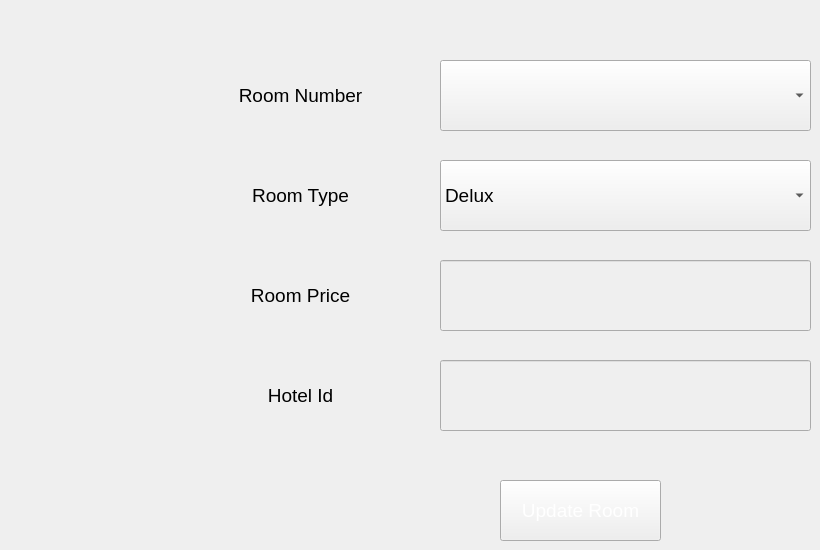
      <widget class="QWidget" name="tab_45">
       <attribute name="title">
        <string>Edit</string>
       </attribute>
       <widget class="QLabel" name="label_112">
        <property name="geometry">
         <rect>
          <x>210</x>
          <y>260</y>
          <width>181</width>
          <height>71</height>
         </rect>
        </property>
        <property name="font">
         <font>
          <pointsize>14</pointsize>
         </font>
        </property>
        <property name="text">
         <string>Room Price</string>
        </property>
        <property name="alignment">
         <set>Qt::AlignCenter</set>
        </property>
       </widget>
       <widget class="QLabel" name="label_113">
        <property name="geometry">
         <rect>
          <x>210</x>
          <y>60</y>
          <width>181</width>
          <height>71</height>
         </rect>
        </property>
        <property name="font">
         <font>
          <pointsize>14</pointsize>
         </font>
        </property>
        <property name="text">
         <string>Room Number</string>
        </property>
        <property name="alignment">
         <set>Qt::AlignCenter</set>
        </property>
       </widget>
       <widget class="QLabel" name="label_114">
        <property name="geometry">
         <rect>
          <x>210</x>
          <y>160</y>
          <width>181</width>
          <height>71</height>
         </rect>
        </property>
        <property name="font">
         <font>
          <pointsize>14</pointsize>
         </font>
        </property>
        <property name="text">
         <string>Room Type</string>
        </property>
        <property name="alignment">
         <set>Qt::AlignCenter</set>
        </property>
       </widget>
       <widget class="QLineEdit" name="lineEdit_30">
        <property name="enabled">
         <bool>false</bool>
        </property>
        <property name="geometry">
         <rect>
          <x>440</x>
          <y>260</y>
          <width>371</width>
          <height>71</height>
         </rect>
        </property>
        <property name="font">
         <font>
          <pointsize>13</pointsize>
         </font>
        </property>
       </widget>
       <widget class="QLabel" name="label_115">
        <property name="geometry">
         <rect>
          <x>210</x>
          <y>360</y>
          <width>181</width>
          <height>71</height>
         </rect>
        </property>
        <property name="font">
         <font>
          <pointsize>14</pointsize>
         </font>
        </property>
        <property name="text">
         <string>Hotel Id</string>
        </property>
        <property name="alignment">
         <set>Qt::AlignCenter</set>
        </property>
       </widget>
       <widget class="QPushButton" name="pushButton_52">
        <property name="geometry">
         <rect>
          <x>500</x>
          <y>480</y>
          <width>161</width>
          <height>61</height>
         </rect>
        </property>
        <property name="font">
         <font>
          <family>MS Shell Dlg 2</family>
          <pointsize>14</pointsize>
          <weight>50</weight>
          <italic>false</italic>
          <bold>false</bold>
         </font>
        </property>
        <property name="styleSheet">
         <string notr="true">QPushButton
{
font: 14pt &quot;MS Shell Dlg 2&quot;;
color : #ffffff
}</string>
        </property>
        <property name="text">
         <string>Update Room</string>
        </property>
       </widget>
       <widget class="QLineEdit" name="lineEdit_33">
        <property name="enabled">
         <bool>false</bool>
        </property>
        <property name="geometry">
         <rect>
          <x>440</x>
          <y>360</y>
          <width>371</width>
          <height>71</height>
         </rect>
        </property>
        <property name="font">
         <font>
          <pointsize>13</pointsize>
         </font>
        </property>
       </widget>
       <widget class="QComboBox" name="comboBox_4">
        <property name="geometry">
         <rect>
          <x>440</x>
          <y>60</y>
          <width>371</width>
          <height>71</height>
         </rect>
        </property>
        <property name="font">
         <font>
          <pointsize>14</pointsize>
         </font>
        </property>
       </widget>
       <widget class="QComboBox" name="comboBox_5">
        <property name="geometry">
         <rect>
          <x>440</x>
          <y>160</y>
          <width>371</width>
          <height>71</height>
         </rect>
        </property>
        <property name="font">
         <font>
          <pointsize>14</pointsize>
         </font>
        </property>
        <item>
         <property name="text">
          <string>Delux</string>
         </property>
        </item>
        <item>
         <property name="text">
          <string>Full Deulx</string>
         </property>
        </item>
        <item>
         <property name="text">
          <string>Genral</string>
         </property>
        </item>
        <item>
         <property name="text">
          <string>Joint</string>
         </property>
        </item>
       </widget>
      </widget>
